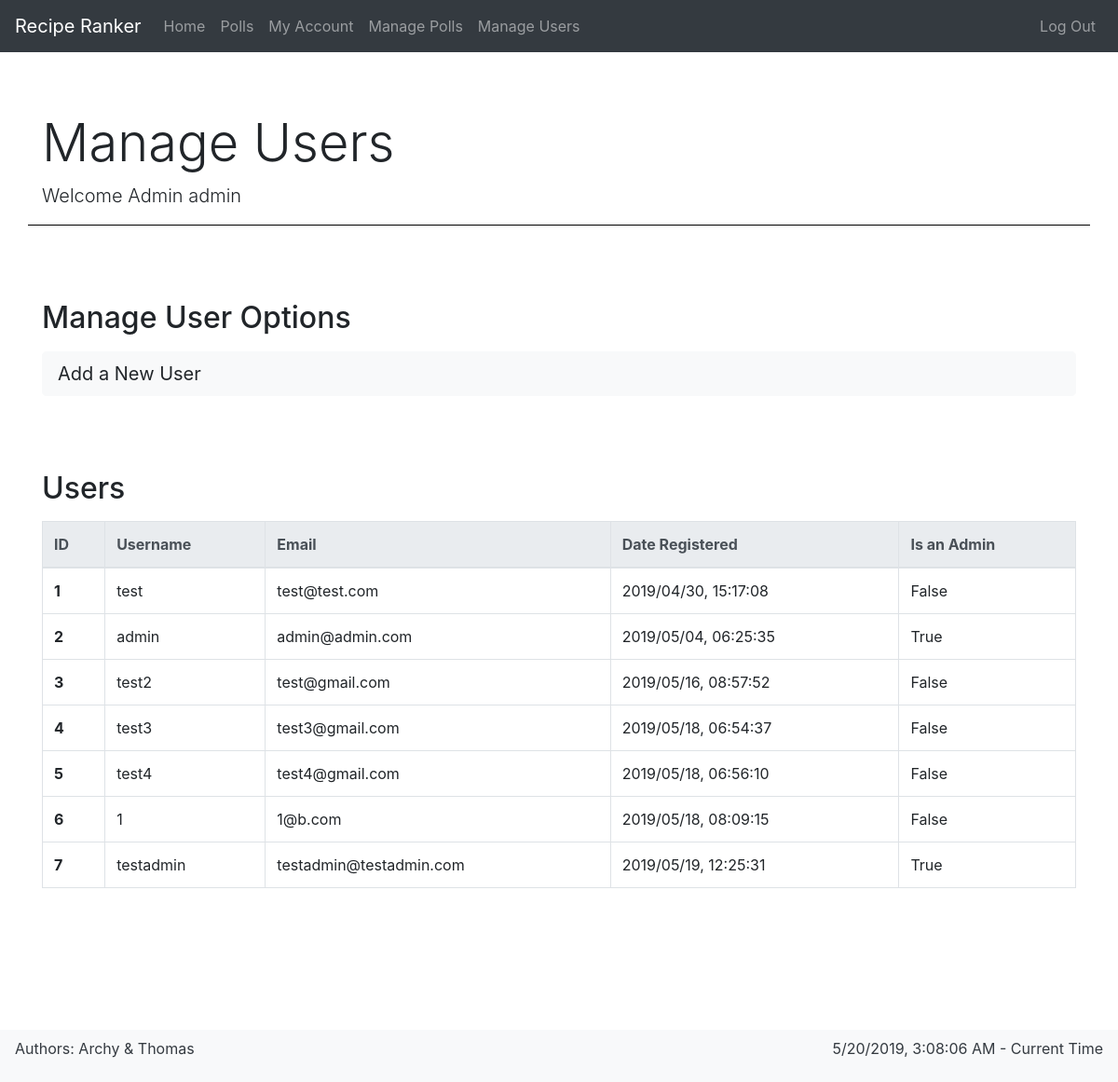
The page /manage_users (signed in) on the database as committed earlier.
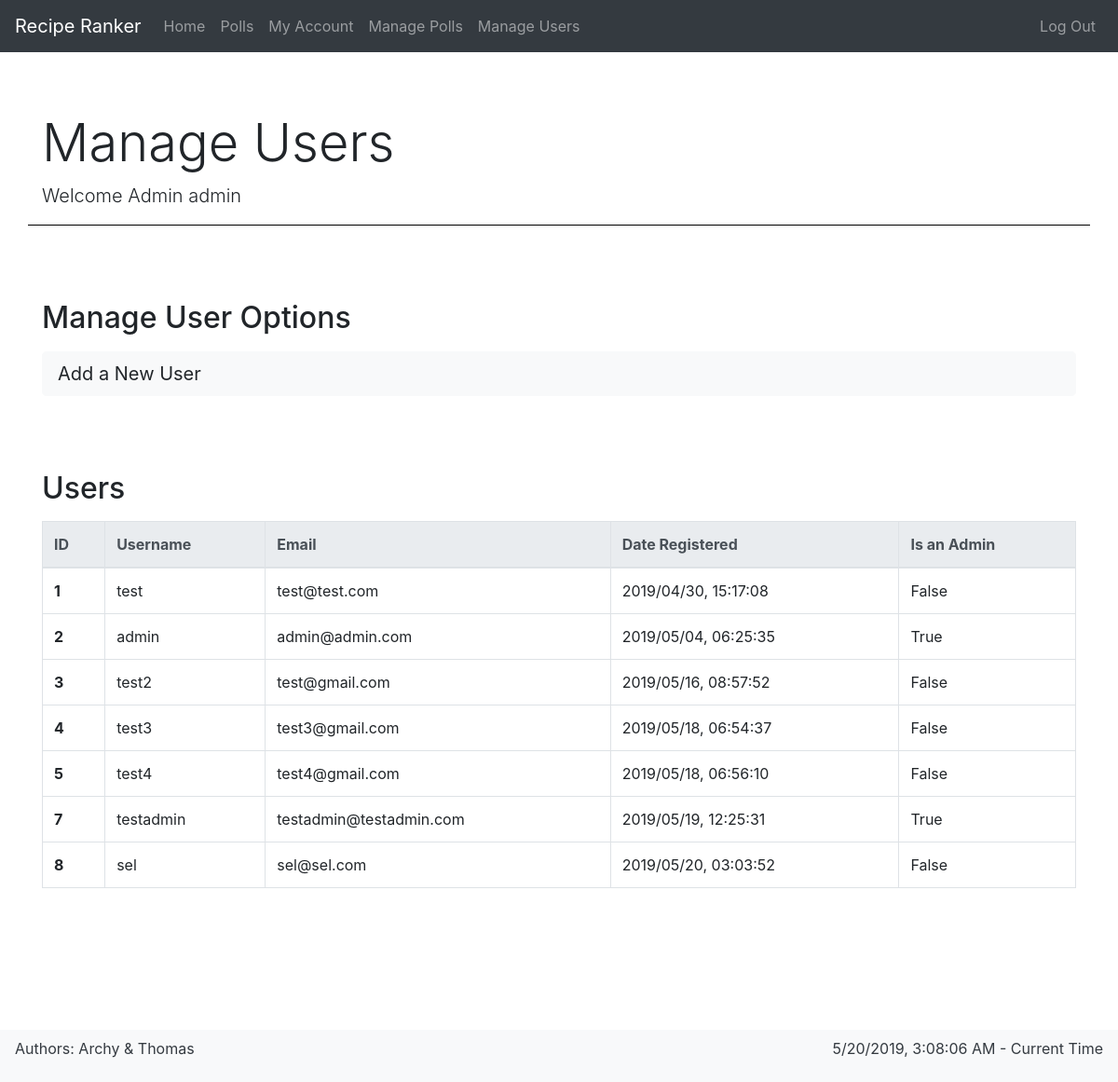
The same page on the database as committed later.
### app/models.py (models this page shows, shortened)
class User(UserMixin, db.Model):
    id = db.Column(
        db.Integer, primary_key=True)  # not null and unique by default
    username = db.Column(
        db.String(64), nullable=False, unique=True, index=True)
    email = db.Column(db.String(128), nullable=False, unique=True, index=True)
    password_hash = db.Column(db.String(128), nullable=False)
    date_registered = db.Column(
        db.DateTime, nullable=False, index=True, default=datetime.utcnow)
    is_admin = db.Column(db.Boolean, nullable=False, default=False)
    polls = db.relationship(
        "Poll", backref='creator', lazy='dynamic')
    recipes = db.relationship("Recipe", backref='contributor', lazy='dynamic')
    votes = db.relationship("Vote", backref='user', lazy='dynamic')

### app/routes.py (the view)
@app.route('/manage_users')
@login_required
def manage_users():
    if current_user.is_admin:
        return render_template(
            'manage_users.html',
            title='Manage Users',
            description='Welcome Admin ' + current_user.username,
            users=User)
    else:
        abort(403)

### app/models.py (called while the page is built)
@login_manager.user_loader
def load_user(id):
    return User.query.get(int(id))

### app/templates/manage_users.html
{% extends "base.html" %}
{% block content %}
<div class="row">
    <section class="col">
        <header>
            <h2>Manage User Options</h2>
        </header>
        <a class="btn btn-light btn-lg btn-block" href="{{ url_for('add_user') }}">Add a New User</a>
    </section>
</div>
<div class="row">
    <section class="col">
        <header>
            <h2>Users</h2>
        </header>
        <table class="table table-bordered table-hover table-responsive-md">
            <thead class="thead-light">
                <tr>
                    <th scope="col">ID</th>
                    <th scope="col">Username</th>
                    <th scope="col">Email</th>
                    <th scope="col">Date Registered</th>
                    <th scope="col">Is an Admin</th>
                </tr>
            </thead>
            <tbody>
                {% for u in users.query.all() %}
                <tr class='clickable-table-row' data-href="{{ url_for('user', user_id=u.id) }}">
                    <th scope="row">{{ u.id }}</th>
                    <td>{{ u.username }}</td>
                    <td>{{ u.email }}</td>
                    <td>{{ u.date_registered.strftime("%Y/%m/%d, %H:%M:%S") }}</td>
                    <td>{{ u.is_admin }}</td>
                </tr>
                {% endfor %}
            </tbody>
        </table>
    </section>
</div>
{% endblock %}

Rows that differ between the two databases and show on the page:
removed User: id "6", username "1", email "1@b.com", date_registered "2019/05/18, 08:09:15", is_admin "False"
added User: id "8", username "sel", email "sel@sel.com", date_registered "2019/05/20, 03:03:52", is_admin "False"
